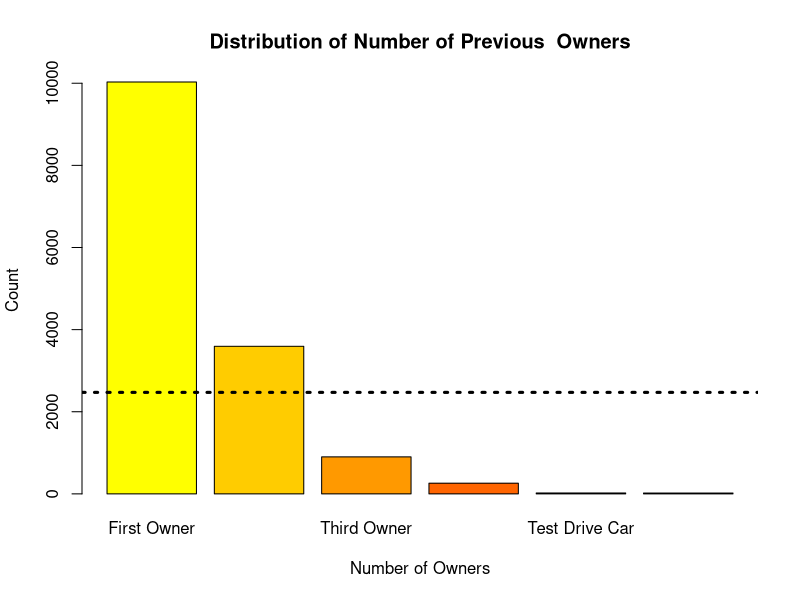
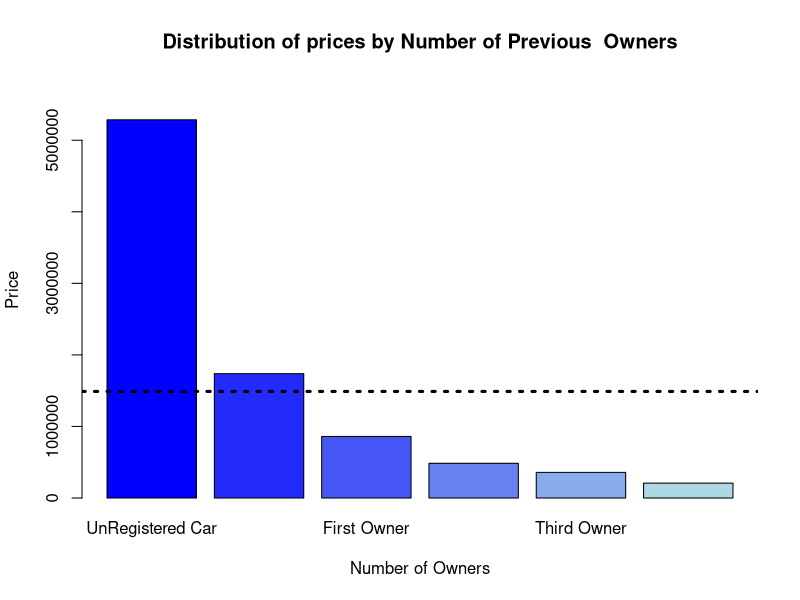

These figures' R source, in order:
## ---- chunk 1
library(dplyr) # Data Manipulation
library(ggplot2) # Data Visualization
library(tidyr) # Data Tidying and Reshaping
library(scales) # Scale Balancing
## ---- chunk 2
# Visualization Suuport
options(scipen = 999)
## ---- chunk 3
all_cars <- readr::read_csv("all_cars.csv")
## ---- chunk 4
dim(all_cars)

str(all_cars)
## ---- chunk 5
owner_dist <-  all_cars |> group_by(no_own) |> summarise(owner_count = n()) |> arrange(desc(owner_count))

# color 
colors <- colorRampPalette(c("#FFFF00", "#FF0000"))(nrow(owner_dist))

barplot(owner_dist$owner_count, names.arg = owner_dist$no_own, main = "Distribution of Number of Previous  Owners", 
        xlab = "Number of Owners", ylab = "Count",
        col = colors)
abline(h = mean(owner_dist$owner_count), lty = 3, lwd = 3)
## ---- chunk 6
owner_price <-  all_cars |> group_by(no_own) |> summarise(avg_price = mean(Selling_price)) |> arrange(desc(avg_price))

# color
colors_blyl <- colorRampPalette(c("#0000FF", "#ADD8E6"))(nrow(owner_price))
options(scipen = 999)


#plot
barplot(owner_price$avg_price, names.arg = owner_price$no_own, main = "Distribution of prices by Number of Previous  Owners", 
        xlab = "Number of Owners", ylab = "Price",
        col = colors_blyl, ylim = c(0, max(owner_price$avg_price) * 1.1))
abline(h = mean(owner_price$avg_price), lty = 3, lwd = 3)
